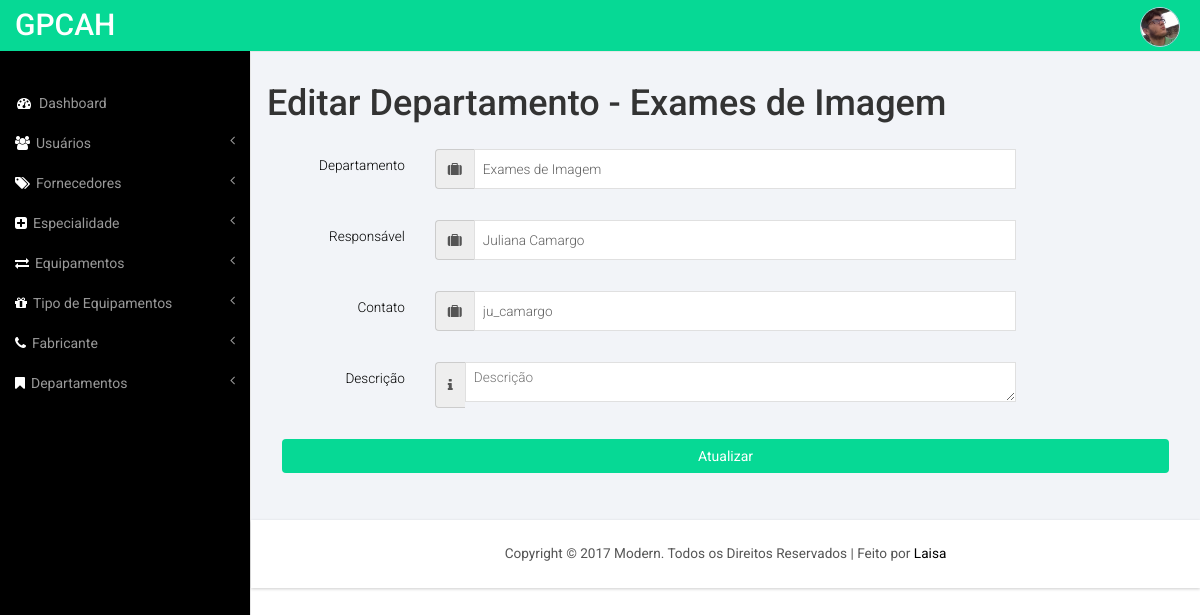
The page /editar-depto.php?id=3 (signed in) on the database its author committed.
### tables this page shows
CREATE TABLE `departamento` (
  `id` int(11) NOT NULL,
  `created_at` timestamp NOT NULL DEFAULT CURRENT_TIMESTAMP,
  `departamento` varchar(100) NOT NULL,
  `responsavel` varchar(100) NOT NULL,
  `contato` varchar(100) NOT NULL,
  `observacao` varchar(100) NOT NULL
);

### editar-depto.php (the view, shortened to what this page needs)
<?php
  include ('includes/connection.php');
    $id= isset($_GET["id"])?$_GET["id"]:0;
    $consulta = "SELECT * FROM departamento WHERE id=".$id;
      mysqli_select_db($conn, $db);
      $result = mysqli_query($conn, $consulta);
      $nregistros = mysqli_num_rows($result);
      if ($nregistros!=1) {
        echo "<script>alert('Lamento mas não foram encontrados resultados para esta definição de palavra.\ Você será redirecionado para a lista das palavras.');</script>";
        echo "<script>javascript:window.location='consultar-depto.php';</script>";
      } else {
          $registro = mysqli_fetch_assoc($result);
      }
?>
<!DOCTYPE HTML>
<html>
<head>
<link href="css/bootstrap.min.css" rel='stylesheet' type='text/css' />
<link href="css/style.css" rel='stylesheet' type='text/css' />
<link href="css/lines.css" rel='stylesheet' type='text/css' />
<link href="css/font-awesome.css" rel="stylesheet">
<link href="css/custom.css" rel="stylesheet">
</head>
<body>
<div id="wrapper">
    <?php include 'includes/navigation.php'; ?>
    <div id="page-wrapper">
        <div class="graphs">
          <h1>Editar Departamento - <?php echo ($registro["departamento"]); ?></h1>
          <div class="panel-body">
          <form role="form" class="form-horizontal" action="upd-depto.php" method="post" name="frmFabricante" enctype="multipart/form-data">
            <div class="form-group">
              <label class="col-md-2 control-label">Departamento</label>
              <div class="col-md-8">
                <div class="input-group">
                  <span class="input-group-addon">
                    <i class="fa fa-suitcase"></i>
                  </span>
                  <input type="text" class="form-control1" placeholder="Fabricante" id="departamento" name="departamento" value="<?php echo utf8_encode($registro["departamento"]); ?>" />
                </div>
              </div>
            </div>
            <div class="form-group">
              <label class="col-md-2 control-label">Responsável</label>
              <div class="col-md-8">
                <div class="input-group">
                  <span class="input-group-addon">
                    <i class="fa fa-suitcase"></i>
                  </span>
                  <input type="text" class="form-control1" placeholder="Responsável" id="responsavel" name="responsavel" value="<?php echo utf8_encode($registro["responsavel"]); ?>" />
                </div>
              </div>
            </div>
            <div class="form-group">
              <label class="col-md-2 control-label">Contato</label>
              <div class="col-md-8">
                <div class="input-group">
                  <span class="input-group-addon">
                    <i class="fa fa-suitcase"></i>
                  </span>
                  <input type="text" class="form-control1" placeholder="Contato" id="contato" name="contato" value="<?php echo utf8_encode($registro["contato"]); ?>"/>
                </div>
              </div>
            </div>
            <div class="form-group">
              <label class="col-md-2 control-label">Descrição</label>
              <div class="col-md-8">
                <div class="input-group input-icon right">
                  <span class="input-group-addon">
                    <i class="fa fa-info"></i>
                  </span>
                    <textarea placeholder="Descrição" id="descricao" name="descricao" cols="50" rows="10" class="form-control1" ><?php echo utf8_encode($registro["observacao"]); ?></textarea>
                </div>
              </div>
            </div>
            <div class="box-footer">
                          <button type="submit" class="btn  btn-block" style="background-color: rgb(6, 217, 149);color: #fff;">Atualizar</button>
                      </div>
          </form>
  </div>
      </div>
       <?php include 'includes/footer.php'; ?>
    </div>
</div>
</body>
</html>

### css/style.css (style rules this page uses)
h4, h5, h6, h1, h2, h3 { margin-top: 0; }
html, body { font-family: 'Roboto', sans-serif; font-size: 100%; background:#000; overflow-x: hidden; }
.graphs { padding: 2em 1em; background: #f2f4f8; font-family: 'Roboto', sans-serif; }
.form-control1, .form-control_2.input-sm { border: 1px solid #e0e0e0; padding: 5px 8px; color: #616161; background: #fff; box-shadow: none !important; width: 100%; font-size: 0.85em; font-weight: 300; height: 40px; border-radius: 0; -webkit-appearance: none; }
.form-horizontal .control-label { text-align: right; color: #000; font-weight: 300; font-size: 0.85em; }
.radio label, .checkbox label, label { font-size: 0.85em; font-weight:300; vertical-align: middle; }
.input-group { position: relative; display: table; width: 100%; border-collapse: separate; margin-bottom: 1em; }

### css/custom.css (style rules this page uses)
#wrapper { width: 100%; }
#page-wrapper { min-height: 568px; background-color: #fff; }
@media (min-width:768px) { #page-wrapper { position: inherit; margin: 0 0 0 250px; border-left: 1px solid #e7e7e7; } }

### rows shown on the page
departamento: departamento "Exames de Imagem", responsavel "Juliana Camargo", contato "ju_camargo"
